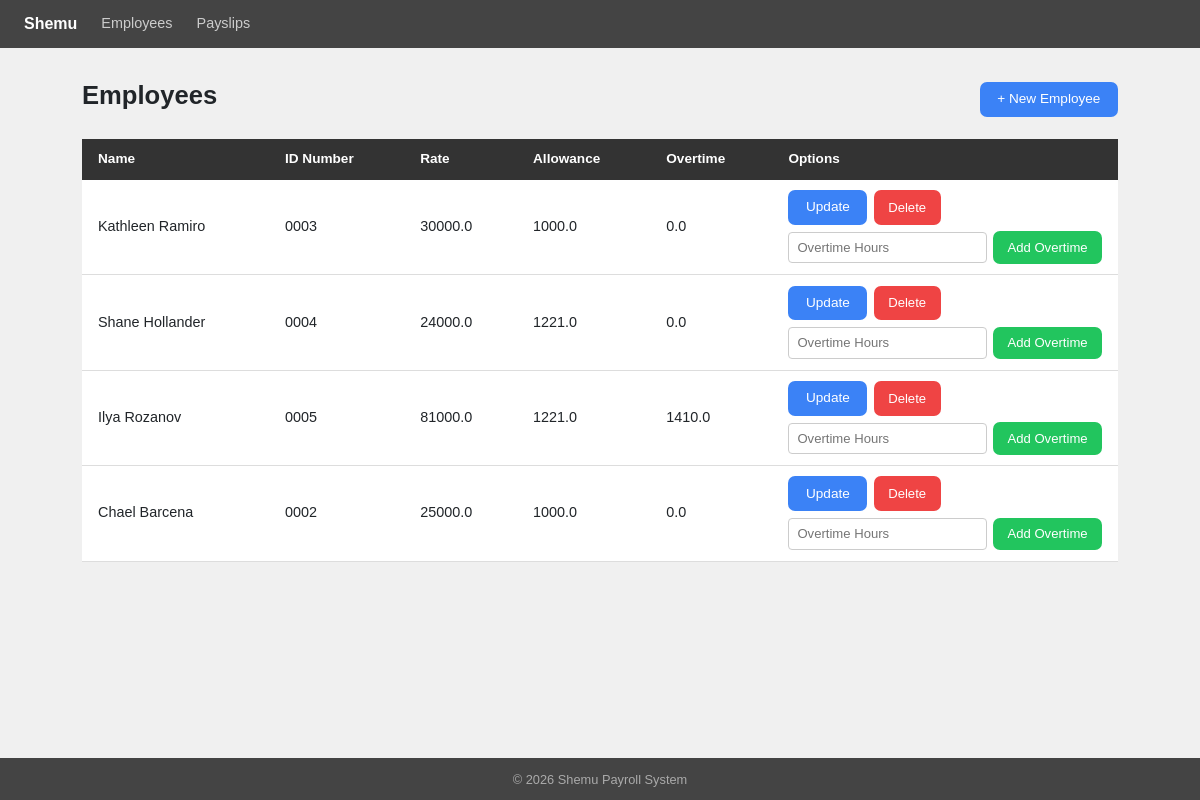
The page / on the database its author committed.
### payroll_app/models.py (models this page shows, shortened)
class Employee(models.Model):
    name = models.CharField(max_length=100)
    id_number = models.CharField(max_length=50, unique=True)
    rate = models.FloatField()
    overtime_pay = models.FloatField(null=True, blank=True)
    allowance = models.FloatField(null=True, blank=True)
    def getName(self):
        return self.name
    def getID(self):
        return self.id_number
    def getRate(self):
        return self.rate
    def getOvertime(self):
        return self.overtime_pay
    def getAllowance(self):
        return self.allowance

### payroll_app/views.py (the view)
# urls.py: path('',                           views.employees,       name='employees'),
def employees(request):
    all_employees = Employee.objects.all()
    context = {'employees': all_employees}
    return render(request, 'payroll_app/employees.html', context)

### payroll_app/templates/payroll_app/employees.html (shortened to what this page needs)
{% extends 'payroll_app/base.html' %}
{% block content %}
<div class="page-heading">
  <h1>Employees</h1>
  <a href="{% url 'create_employee' %}" class="btn-shemu-primary">+ New Employee</a>
</div>
<div class="shemu-table-wrap">
  <table class="shemu-table">
    <thead>
      <tr>
        <th>Name</th>
        <th>ID Number</th>
        <th>Rate</th>
        <th>Allowance</th>
        <th>Overtime</th>
        <th>Options</th>
      </tr>
    </thead>
    <tbody>
      {% for emp in employees %}
      <tr>
        <td>{{ emp.getName }}</td>
        <td>{{ emp.getID }}</td>
        <td>{{ emp.getRate }}</td>
        <td>{{ emp.getAllowance }}</td>
        <td>{{ emp.getOvertime }}</td>
        <td>
          <div style="display:flex; gap:.4rem; flex-wrap:wrap;">
            <a href="{% url 'update_employee' emp.pk %}" class="btn-shemu-primary">Update</a>
            <a href="{% url 'delete_employee' emp.pk %}" class="btn-shemu-danger">Delete</a>
          </div>
          <form method="post" action="{% url 'add_overtime' emp.pk %}" class="overtime-row">
            <input
              type="number"
              name="overtime_hours"
              placeholder="Overtime Hours"
              min="0"
              step="0.01"
              required
            />
            <button type="submit" class="btn-shemu-success">Add Overtime</button>
          </form>
        </td>
      </tr>
      {% empty %}
      <tr>
        <td colspan="6" style="text-align:center; color:#94a3b8; padding:2rem;">
          No employees found. <a href="{% url 'create_employee' %}">Add one now.</a>
        </td>
      </tr>
      {% endfor %}
    </tbody>
  </table>
</div>
{% endblock %}

### payroll_app/templates/payroll_app/base.html (style rules this page uses)
body { background: #f0f0f0; font-family: Arial, sans-serif; min-height: 100vh; display: flex; flex-direction: column; }
.page-heading { display: flex; align-items: center; justify-content: space-between; margin-bottom: 1.25rem; }
.page-heading h1 { font-size: 1.6rem; font-weight: bold; }
.shemu-table { width: 100%; border-collapse: collapse; background: #fff; }
.shemu-table thead tr { background: #333; color: #fff; }
.shemu-table thead th { padding: .65rem 1rem; font-size: .85rem; font-weight: 600; }
.shemu-table tbody tr { border-bottom: 1px solid #ddd; }
.shemu-table tbody td { padding: .65rem 1rem; font-size: .9rem; vertical-align: middle; }
.btn-shemu-primary { background: #3b82f6; color: #fff; border: none; padding: .45rem 1.1rem; border-radius: 7px; font-size: .85rem; cursor: pointer; text-decoration: none; display: inline-flex; align-items: center; gap: .35rem; }
.btn-shemu-danger { background: #ef4444; color: #fff; border: none; padding: .4rem .9rem; border-radius: 7px; font-size: .82rem; cursor: pointer; text-decoration: none; display: inline-flex; align-items: center; }
.btn-shemu-success { background: #22c55e; color: #fff; border: none; padding: .4rem .9rem; border-radius: 7px; font-size: .82rem; cursor: pointer; display: inline-flex; align-items: center; }
.overtime-row { display: flex; align-items: center; gap: .4rem; margin-top: .4rem; }
.overtime-row input[type="number"] { width: 110px; flex-grow: 1; padding: .3rem .5rem; border: 1px solid #ccc; border-radius: 4px; font-size: .82rem; }

### rows shown on the page
Employee: getName "Kathleen Ramiro", getID "0003", getRate "30000.0", getAllowance "1000.0", getOvertime "0.0"
Employee: getName "Shane Hollander", getID "0004", getRate "24000.0", getAllowance "1221.0", getOvertime "0.0"
Employee: getName "Ilya Rozanov", getID "0005", getRate "81000.0", getAllowance "1221.0", getOvertime "1410.0"
Employee: getName "Chael Barcena", getID "0002", getRate "25000.0", getAllowance "1000.0", getOvertime "0.0"
